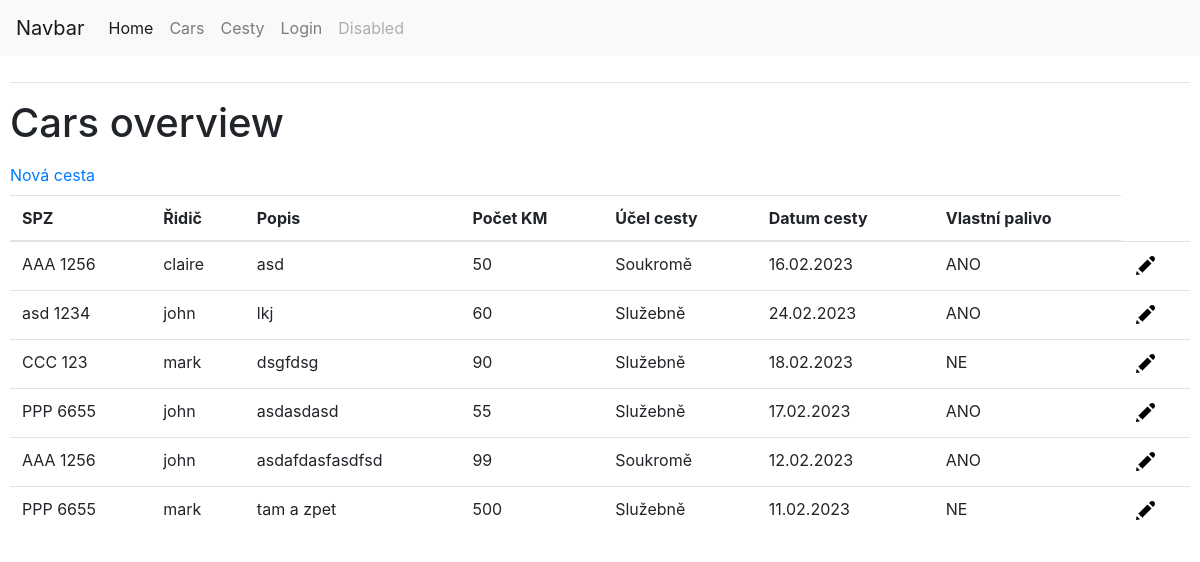
/routes, run on the app's committed database.
### app/models.py (models this page shows, shortened)
class Route(db.Model):
    id = db.Column(db.Integer, primary_key=True)
    driver = db.Column(db.Integer, db.ForeignKey('user.id'), nullable=True)
    car = db.Column(db.Integer, db.ForeignKey('car.id'), nullable=True)
    route_desc = db.Column(db.String(120), index=True)
    route_purpose = db.Column(db.Integer)
    date = db.Column(db.DateTime,index=True, nullable=True)
    own_gas = db.Column(db.Integer)
    route_length = db.Column(db.Integer)

class Car(db.Model):
    id = db.Column(db.Integer, primary_key=True)
    SPZ = db.Column(db.String(10), index=True, unique=True)
    description = db.Column(db.String(120), index=True, unique=False)
    VIN = db.Column(db.String(50), index=True, unique=True)
    leasing_company = db.Column(db.String(120), index=True, unique=False, nullable=True)
    leased_until = db.Column(db.DateTime,index=True, nullable=True)
    insurance_company = db.Column(db.String(120), index=True, unique=False, nullable=True)
    insured_until = db.Column(db.DateTime,index=True, nullable=True)
    highway = db.Column(db.DateTime, nullable=True)
    user_id = db.Column(db.Integer, db.ForeignKey('user.id'), nullable=True)
    cars = db.relationship("Route", backref="car_spz", lazy=True)

class User(db.Model):
    id = db.Column(db.Integer, primary_key=True)
    username = db.Column(db.String(64), index=True, unique=True)
    email = db.Column(db.String(120), index=True, unique=True)
    password_hash = db.Column(db.String(128))
    cars = db.relationship("Car", backref="car_user", lazy=True)
    routes = db.relationship("Route", backref="car_user",lazy=True)

### app/routes.py (the view)
@app.route("/routes")
def routes():
    routes = Route.query.all()
    return render_template("routes.html", title="Routes", routes= routes)

### app/__init__.py (called while the page is built)
@app.template_filter()
def format_datetime(value, format='medium'):
    if format == 'full':
        format="EEEE, d. MMMM y 'at' HH:mm"
    elif format == 'medium':
        format="dd.MM.yyyy"
    return babel.dates.format_datetime(value, format)

### app/templates/routes.html
{% extends "base.html" %}
{% block content %}
    <h1>Cars overview</h1>
    <ul class="navbar-nav">
        <li class="nav-item active">
          <a class="nav-link" href="/newroute">Nová cesta <span class="sr-only">(current)</span></a>
        </li>
    </ul>
    <div class= "routetable">
      <table class="table">
        <thead>
          <tr>
            <th scope="col">SPZ</th>
            <th scope="col">Řidič</th>
            <th scope="col">Popis</th>
            <th scope="col">Počet KM</th>
            <th scope="col">Účel cesty</th>
            <th scope="col">Datum cesty</th>
            <th scope="col">Vlastní palivo</th>
          </tr>
        </thead>
        <tbody>
          {% for route in routes %}
          <tr>
            <td>{{route.car_spz.SPZ}}</td>
            <td>{{route.car_user.username}}</td>
            <td>{{route.route_desc}}</td>
            <td>{{route.route_length}}</td>
            {% if route.route_purpose == 1 %}
            <td>Služebně</td>
            {% elif route.route_purpose == 2 %}
            <td>Soukromě</td>
            {% else %}
            <td></td>
            {% endif %}
            <td>{{route.date|format_datetime('medium')}}</td>
            {% if route.own_gas == 0 %}
            <td>NE</td>
            {% elif route.own_gas == 1 %}
            <td>ANO</td>
            {% else %}
            <td></td>
            {% endif %}
            <td><a href= "{{ url_for('edit_route', route_id=route.id)}}"><img src="{{url_for('static', filename='icons8-pencil-24.png')}}"/></a></td>
          </tr>
          {% endfor %}
        </tbody>
    </div>
{% endblock %}

### data on the page
Route: car_spz.SPZ "AAA 1256", car_user.username "claire", route_desc "asd", route_length "50", route_purpose "Soukromě", date "16.02.2023", own_gas "ANO"
Route: car_spz.SPZ "asd 1234", car_user.username "john", route_desc "lkj", route_length "60", route_purpose "Služebně", date "24.02.2023", own_gas "ANO"
Route: car_spz.SPZ "CCC 123", car_user.username "mark", route_desc "dsgfdsg", route_length "90", route_purpose "Služebně", date "18.02.2023", own_gas "NE"
Route: car_spz.SPZ "PPP 6655", car_user.username "john", route_desc "asdasdasd", route_length "55", route_purpose "Služebně", date "17.02.2023", own_gas "ANO"
Route: car_spz.SPZ "AAA 1256", car_user.username "john", route_desc "asdafdasfasdfsd", route_length "99", route_purpose "Soukromě", date "12.02.2023", own_gas "ANO"
Route: car_spz.SPZ "PPP 6655", car_user.username "mark", route_desc "tam a zpet", route_length "500", route_purpose "Služebně", date "11.02.2023", own_gas "NE"
